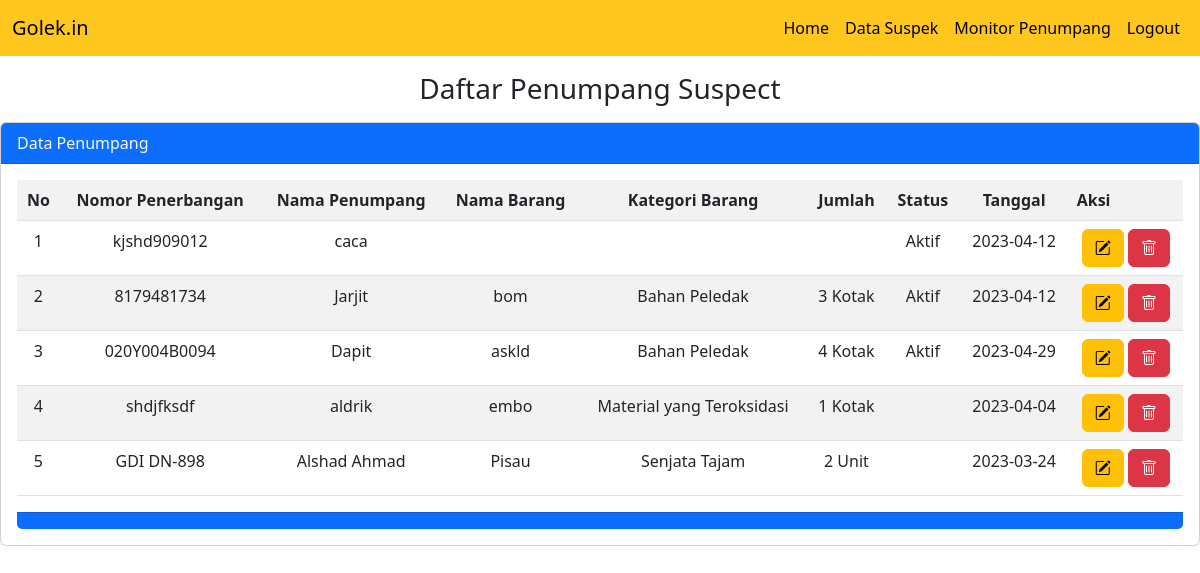
Page /suspek.php (signed in) on the earlier database version.
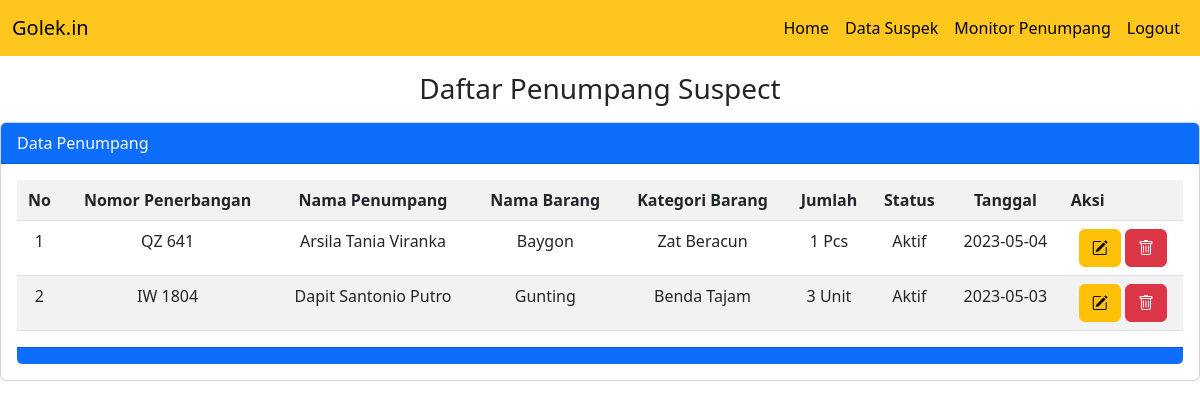
Same page on the later database version.
### tables this page shows
CREATE TABLE `tb_suspek` (
  `id_suspek` int(11) NOT NULL,
  `nomor_penerbangan` varchar(100) NOT NULL,
  `nama_penumpang` varchar(100) NOT NULL,
  `nama_barang` varchar(100) NOT NULL,
  `kategori_barang` varchar(100) NOT NULL,
  `jumlah` varchar(11) NOT NULL,
  `satuan` varchar(100) NOT NULL,
  `tanggal` date NOT NULL DEFAULT current_timestamp(),
  `tanggal_simpan` timestamp NOT NULL DEFAULT current_timestamp() ON UPDATE current_timestamp(),
  `status` varchar(100) NOT NULL
);

### suspek.php (the view, shortened to what this page needs)
<?php
    include 'db.php';
?>
<!doctype html>
<html lang="en">
  <head>
    <link href="https://cdn.jsdelivr.net/npm/bootstrap@5.3.0-alpha2/dist/css/bootstrap.min.css" rel="stylesheet">
    <link rel="stylesheet" href="https://cdn.jsdelivr.net/npm/bootstrap-icons@1.10.4/font/bootstrap-icons.css">
  </head>
  <body>
    <nav class="navbar navbar-expand-lg" style="background-color: #ffc61d;">
  <div class="container-fluid">
    <a class="navbar-brand" href="#">Golek.in</a>
    <div class="collapse navbar-collapse" id="navbarSupportedContent">
      <ul class="navbar-nav ml-auto ms-auto">
        <li class="nav-item">
          <a class="nav-link active" aria-current="page" href="dashboard.php">Home</a>
        </li>
        <li class="nav-item">
          <a class="nav-link active" aria-current="page" href="suspek.php">Data Suspek</a>
        </li>
        <li class="nav-item">
          <a class="nav-link active" aria-current="page" href="penumpang.php">Monitor Penumpang</a>
        </li>
        <li class="nav-item">
          <a class="nav-link active" aria-current="page" href="logout.php">Logout</a>
        </li>
      </ul>
    </div>
  </div>
</nav>
    <div class="container">
        <h3 class="text-center">Daftar Penumpang Suspect</h3>
                    </div>
                <div class="card mt-3">
                    <div class="card-header bg-primary text-light">
                        Data Penumpang
                    </div>
                    <div class="card-body">
                        <div class="table-responsive">
                        <table class="table table-striped table-hover">
                            <tr>
                                <th class="text-center">No</th>
                                <th class="text-center">Nomor Penerbangan</th>
                                <th class="text-center">Nama Penumpang</th>
                                <th class="text-center">Nama Barang</th>
                                <th class="text-center">Kategori Barang</th>
                                <th class="text-center">Jumlah</th>
                                <th class="text-center">Status</th>
                                <th class="text-center">Tanggal</th>
                                <th>Aksi</th>
                        </tr>
                            <?php
                            $no = 1;
                            if(isset($_POST['bcari'])){
                                $keyword = $_POST['tcari'];
                                $q= "SELECT * FROM tb_suspek WHERE CONCAT('',nomor_penerbangan,nama_penumpang,nama_barang,tanggal) like '%$keyword%' order BY id_suspek DESC;";
                            }
                            else{
                                $q = "SELECT * FROM tb_suspek order by id_suspek DESC";
                            }
                            $tampil = mysqli_query($conn, $q);
                            while($data = mysqli_fetch_array($tampil)) {
                            ?>
                            <tr>
                                <td class="text-center"><?= $no++ ?></td>
                                <td class="text-center"><?= $data['nomor_penerbangan'] ?></td>
                                <td class="text-center"><?= $data['nama_penumpang'] ?></td>
                                <td class="text-center"><?= $data['nama_barang'] ?></td>
                                <td class="text-center"><?= $data['kategori_barang'] ?></td>
                                <td class="text-center"><?= $data['jumlah'] ?> <?= $data['satuan'] ?></td>
                                <td class="text-center"><?= $data['status'] ?></td>
                                <td class="text-center"><?= $data['tanggal']?></td>
                                <td class="text-center">
                                <a href="edit-data-suspek.php?id=<?php echo $data['id_suspek'] ?>"><button class="btn btn-warning bi bi-pencil-square" name="bedit" type="submit"></button></a>
                                <a href="hapus.php?idp=<?php echo $data['id_suspek'] ?>" onclick="return confirm('Yakin ingin menghapus ?')"><button class="btn btn-danger bi bi-trash" name="bedit" type="submit"></button></a>
                                </td>
                            </tr>
                            <?php } ?>
                        </table>
                    </div>
                    <div class="card-footer bg-primary">
                    </div>
                </div>
     </div>
  </body>
</html>

Differences in the rows shown:
removed tb_suspek: nomor_penerbangan "8179481734", nama_penumpang "Jarjit", nama_barang "bom", kategori_barang "Bahan Peledak", jumlah "3", satuan "Kotak", status "Aktif", tanggal "2023-04-12"
removed tb_suspek: nomor_penerbangan "shdjfksdf", nama_penumpang "aldrik", nama_barang "embo", kategori_barang "Material yang Teroksidasi", jumlah "1", satuan "Kotak", tanggal "2023-04-04"
removed tb_suspek: nomor_penerbangan "GDI DN-898", nama_penumpang "Alshad Ahmad", nama_barang "Pisau", kategori_barang "Senjata Tajam", jumlah "2", satuan "Unit", tanggal "2023-03-24"
changed tb_suspek: nomor_penerbangan "kjshd909012" → "QZ 641"; nama_penumpang "caca" → "Arsila Tania Viranka"; nama_barang (not shown) → "Baygon"; kategori_barang (not shown) → "Zat Beracun"; jumlah (not shown) → "1"; satuan (not shown) → "Pcs"; tanggal "2023-04-12" → "2023-05-04"
changed tb_suspek: nomor_penerbangan "020Y004B0094" → "IW 1804"; nama_penumpang "Dapit" → "Dapit Santonio Putro"; nama_barang "askld" → "Gunting"; kategori_barang "Bahan Peledak" → "Benda Tajam"; jumlah "4" → "3"; satuan "Kotak" → "Unit"; tanggal "2023-04-29" → "2023-05-03"
